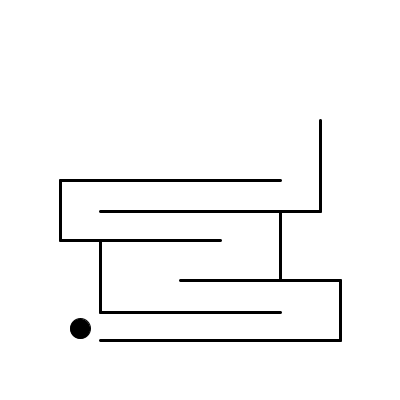
Frame 1 (no input)
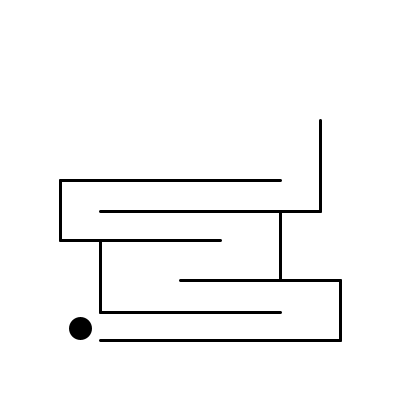
Frame 60 (the mouse pressed at the canvas centre just before this capture)
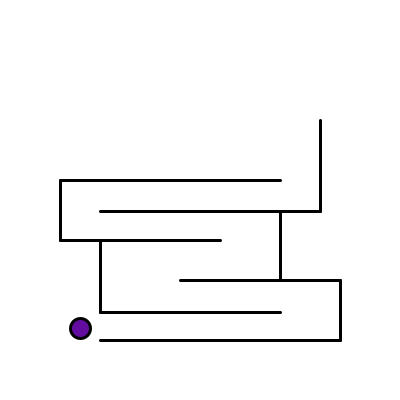
Frame 120 (the mouse held since frame 60 and released just before this capture)

The Processing sketch that drew these frames (run headless with seeded random() and noise(); from frame 60 on, the mouse is pressed at the canvas centre):

// Processing sketch: processing_110662
// ── processing_110662.pde

//Homework 4
//Lincoln He
//Pittsburgh,PA
//September 10,2013


float x, y, wd, ht;
color col;

void setup ()
{
  size(400,400);
  background(255);
  x = width+1;
  y = height+1;
  wd = width;
  ht = height;
  smooth();
  
}

void draw()
 {
   fill(col);
   if (mousePressed)
  {
    col= color(random(255), random(255), random(255));
  }

   background(255);
   ellipse(x*.2,y*.82,wd*.05,ht*.05);
   strokeWeight(3);
  line(wd*.25,ht*.85,wd*.85,ht*.85);
  line(wd*.85,ht*.85,wd*.85,ht*.70);
  line(wd*.85,ht*.70, wd*.45,ht*.70);
  line(wd*.7,ht*.78,wd*.25,ht*.78);
  line(wd*.25,ht*.78, wd*.25, ht*.60);
  line(wd*.15,ht*.60,wd*.55,ht*.60);
  line(wd*.15,ht*.60,wd*.15,ht*.45);
  line(wd*.15,ht*.45,wd*.70,ht*.45);
  line(wd*.70,ht*.70,wd*.70,ht*.53);
  line(wd*.80,ht*.53,wd*.25,ht*.53);
  line(wd*.80,ht*.53,wd*.80,ht*.30);
  
 }
   
void keyPressed()
{
  
  if ( keyCode == UP )
 {
   y = y - 20;
 }
  if ( keyCode == DOWN )
 {
   y = y + 20;
 }
  if ( keyCode == RIGHT )
 {
   x = x + 20;
 }
   if ( keyCode == LEFT )
 {
   x = x - 20;
 }
}
